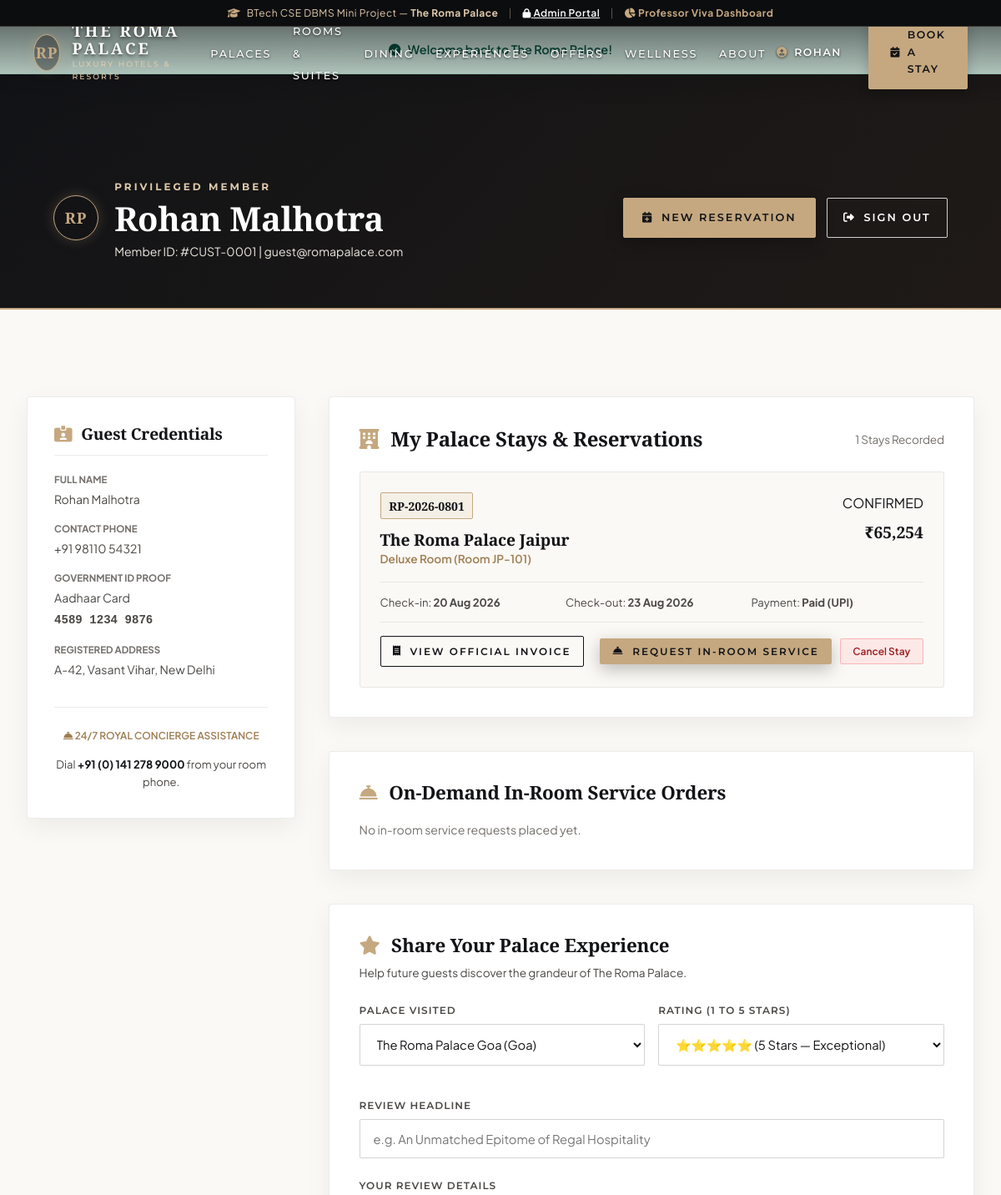
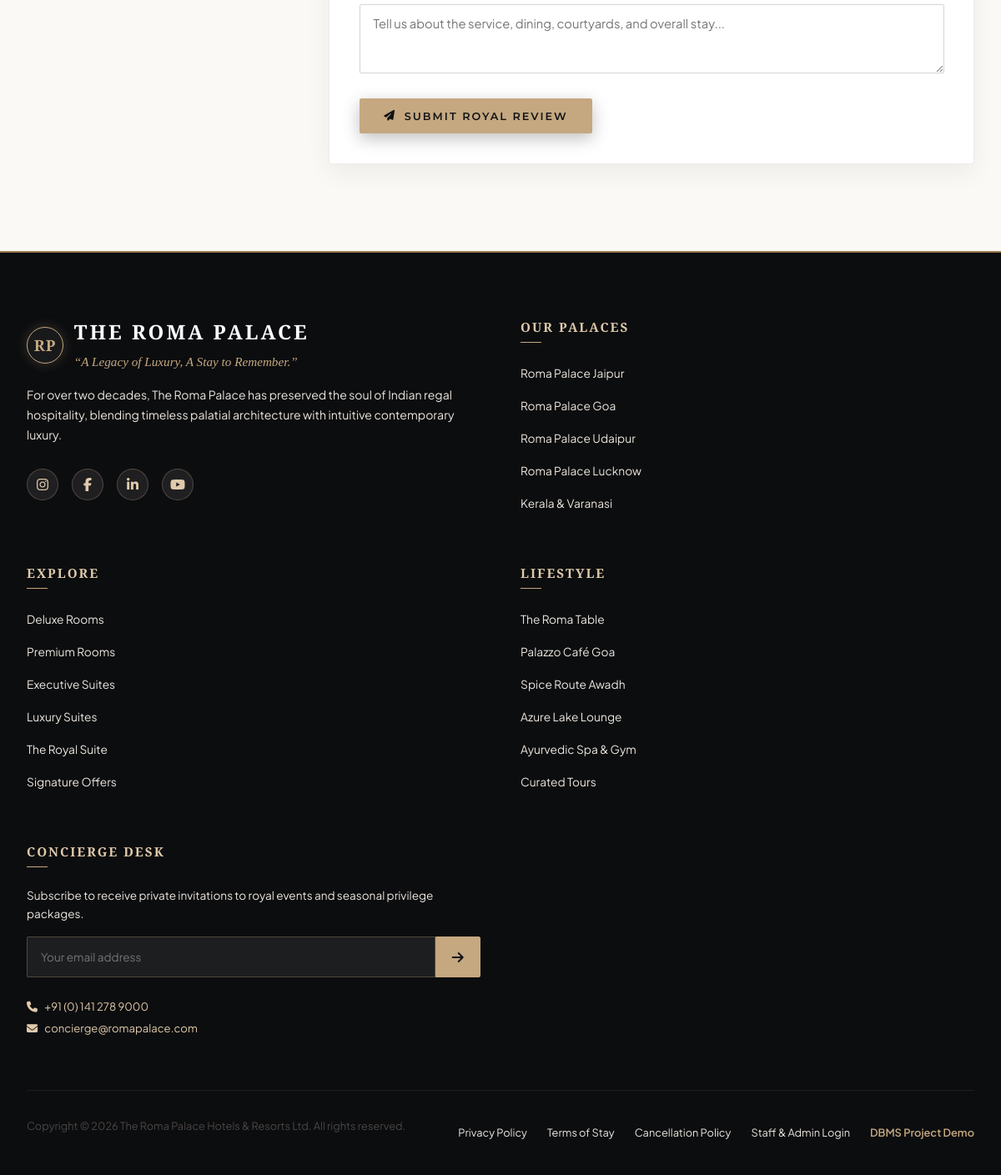
Screenshot of /customer-dashboard.php (signed in) with the database file from the repository (2 pictures, top to bottom).
### tables this page shows
CREATE TABLE `customers` (
    `customer_id` INT AUTO_INCREMENT PRIMARY KEY,
    `user_id` INT NOT NULL UNIQUE,
    `full_name` VARCHAR(120) NOT NULL,
    `phone` VARCHAR(20) NOT NULL,
    `address` TEXT NULL,
    `city` VARCHAR(80) NULL,
    `state` VARCHAR(80) NULL,
    `country` VARCHAR(80) DEFAULT 'India',
    `postal_code` VARCHAR(20) NULL,
    `id_type` ENUM('Aadhaar Card', 'Passport', 'Voter ID', 'Driving License', 'PAN Card') NOT NULL DEFAULT 'Aadhaar Card',
    `id_number` VARCHAR(50) NOT NULL,
    `reg_date` TIMESTAMP DEFAULT CURRENT_TIMESTAMP,
    FOREIGN KEY (`user_id`) REFERENCES `users`(`user_id`) ON DELETE CASCADE,
    INDEX `idx_cust_phone` (`phone`),
    INDEX `idx_cust_name` (`full_name`)
);

CREATE TABLE `users` (
    `user_id` INT AUTO_INCREMENT PRIMARY KEY,
    `email` VARCHAR(150) NOT NULL UNIQUE,
    `password_hash` VARCHAR(255) NOT NULL,
    `role` ENUM('admin', 'customer', 'staff') NOT NULL DEFAULT 'customer',
    `status` ENUM('active', 'suspended', 'inactive') NOT NULL DEFAULT 'active',
    `last_login` DATETIME NULL,
    `created_at` TIMESTAMP DEFAULT CURRENT_TIMESTAMP,
    `updated_at` TIMESTAMP DEFAULT CURRENT_TIMESTAMP ON UPDATE CURRENT_TIMESTAMP,
    INDEX `idx_users_email` (`email`),
    INDEX `idx_users_role` (`role`)
);

CREATE TABLE `bookings` (
    `booking_id` INT AUTO_INCREMENT PRIMARY KEY,
    `booking_ref` VARCHAR(30) NOT NULL UNIQUE,
    `customer_id` INT NOT NULL,
    `hotel_id` INT NOT NULL,
    `room_id` INT NOT NULL,
    `check_in_date` DATE NOT NULL,
    `check_out_date` DATE NOT NULL,
    `total_guests` INT NOT NULL DEFAULT 2,
    `num_rooms` INT NOT NULL DEFAULT 1,
    `promo_code` VARCHAR(50) NULL,
    `discount_amount` DECIMAL(10,2) DEFAULT 0.00,
    `room_charges` DECIMAL(10,2) NOT NULL,
    `service_charges` DECIMAL(10,2) DEFAULT 0.00,
    `tax_amount` DECIMAL(10,2) NOT NULL,
    `total_amount` DECIMAL(10,2) NOT NULL,
    `payment_status` ENUM('Pending', 'Paid', 'Refunded', 'Failed') NOT NULL DEFAULT 'Pending',
    `booking_status` ENUM('Confirmed', 'Checked-In', 'Completed', 'Cancelled') NOT NULL DEFAULT 'Confirmed',
    `special_requests` TEXT NULL,
    `created_at` TIMESTAMP DEFAULT CURRENT_TIMESTAMP,
    `updated_at` TIMESTAMP DEFAULT CURRENT_TIMESTAMP ON UPDATE CURRENT_TIMESTAMP,
    FOREIGN KEY (`customer_id`) REFERENCES `customers`(`customer_id`) ON DELETE CASCADE,
    FOREIGN KEY (`hotel_id`) REFERENCES `hotels`(`hotel_id`) ON DELETE CASCADE,
    FOREIGN KEY (`room_id`) REFERENCES `rooms`(`room_id`) ON DELETE CASCADE,
    INDEX `idx_book_dates` (`check_in_date`, `check_out_date`),
    INDEX `idx_book_status` (`booking_status`),
    INDEX `idx_book_ref` (`booking_ref`)
);

CREATE TABLE `hotels` (
    `hotel_id` INT AUTO_INCREMENT PRIMARY KEY,
    `name` VARCHAR(150) NOT NULL,
    `slug` VARCHAR(100) NOT NULL UNIQUE,
    `city` VARCHAR(80) NOT NULL,
    `state` VARCHAR(80) NOT NULL,
    `tagline` VARCHAR(200) NOT NULL,
    `address` TEXT NOT NULL,
    `phone` VARCHAR(30) NOT NULL,
    `email` VARCHAR(120) NOT NULL,
    `star_rating` DECIMAL(2,1) DEFAULT 5.0,
    `starting_price` DECIMAL(10,2) NOT NULL,
    `total_rooms` INT NOT NULL DEFAULT 30,
    `image_url` VARCHAR(255) NOT NULL,
    `description` TEXT NOT NULL,
    `highlights` TEXT NULL,
    `status` ENUM('active', 'maintenance', 'inactive') DEFAULT 'active',
    `created_at` TIMESTAMP DEFAULT CURRENT_TIMESTAMP,
    INDEX `idx_hotels_city` (`city`),
    INDEX `idx_hotels_slug` (`slug`)
);

CREATE TABLE `rooms` (
    `room_id` INT AUTO_INCREMENT PRIMARY KEY,
    `hotel_id` INT NOT NULL,
    `room_number` VARCHAR(20) NOT NULL,
    `room_type` ENUM('Deluxe Room', 'Premium Room', 'Executive Room', 'Luxury Suite', 'Royal Suite') NOT NULL,
    `floor` INT NOT NULL DEFAULT 1,
    `capacity` INT NOT NULL DEFAULT 2,
    `bed_type` VARCHAR(50) NOT NULL DEFAULT 'King Bed',
    `size_sqft` INT NOT NULL DEFAULT 450,
    `price_per_night` DECIMAL(10,2) NOT NULL,
    `status` ENUM('Available', 'Reserved', 'Occupied', 'Maintenance') NOT NULL DEFAULT 'Available',
    `image_url` VARCHAR(255) NOT NULL,
    `description` TEXT NOT NULL,
    `view_type` VARCHAR(80) DEFAULT 'Palace Courtyard / Lake View',
    `created_at` TIMESTAMP DEFAULT CURRENT_TIMESTAMP,
    FOREIGN KEY (`hotel_id`) REFERENCES `hotels`(`hotel_id`) ON DELETE CASCADE,
    UNIQUE KEY `unique_hotel_room` (`hotel_id`, `room_number`),
    INDEX `idx_rooms_type` (`room_type`),
    INDEX `idx_rooms_status` (`status`),
    INDEX `idx_rooms_price` (`price_per_night`)
);

CREATE TABLE `payments` (
    `payment_id` INT AUTO_INCREMENT PRIMARY KEY,
    `booking_id` INT NOT NULL,
    `customer_id` INT NOT NULL,
    `amount` DECIMAL(10,2) NOT NULL,
    `payment_method` ENUM('UPI', 'Credit Card', 'Debit Card', 'Net Banking', 'Cash at Hotel') NOT NULL,
    `transaction_id` VARCHAR(100) NOT NULL UNIQUE,
    `gateway_response` TEXT NULL,
    `payment_date` TIMESTAMP DEFAULT CURRENT_TIMESTAMP,
    `status` ENUM('Paid', 'Pending', 'Refunded', 'Failed') NOT NULL DEFAULT 'Paid',
    FOREIGN KEY (`booking_id`) REFERENCES `bookings`(`booking_id`) ON DELETE CASCADE,
    FOREIGN KEY (`customer_id`) REFERENCES `customers`(`customer_id`) ON DELETE CASCADE,
    INDEX `idx_pay_status` (`status`),
    INDEX `idx_pay_tx` (`transaction_id`)
);

### customer-dashboard.php (the view, shortened to what the rows shown need)
<?php
require_once __DIR__ . '/includes/db.php';
require_once __DIR__ . '/includes/auth.php';
$customer = current_customer();
$customerId = $customer['customer_id'];
$bookings = db_fetch_all("SELECT b.*, h.name AS hotel_name, h.city, r.room_number, r.room_type, p.payment_method, p.transaction_id, p.status AS pay_status
                          FROM bookings b
                          INNER JOIN hotels h ON b.hotel_id = h.hotel_id
                          INNER JOIN rooms r ON b.room_id = r.room_id
                          LEFT JOIN payments p ON b.booking_id = p.booking_id
                          WHERE b.customer_id = ?
                          ORDER BY b.check_in_date DESC", [$customerId]);
require_once __DIR__ . '/includes/header.php';
?>
<section style="background: linear-gradient(135deg, #121316 0%, #1F1A17 100%); color: #FFFFFF; padding: 7.5rem 2rem 3.5rem 2rem; border-bottom: 2px solid var(--color-gold);">
  <div class="container">
    <div style="display: flex; justify-content: space-between; align-items: center; flex-wrap: wrap; gap: 1.5rem;">
      <div style="display: flex; align-items: center; gap: 1.2rem;">
        <div>
          <span class="section-tag" style="color: var(--color-gold-light); margin-bottom: 0.2rem;">PRIVILEGED MEMBER</span>
          <h1 style="color: #FFFFFF; font-size: clamp(1.8rem, 3.5vw, 2.5rem); margin: 0;"><?php echo htmlspecialchars($customer['full_name']); ?></h1>
          <p style="color: var(--text-light-secondary); font-size: 0.88rem; margin-top: 0.2rem;">
            Member ID: #CUST-<?php echo str_pad($customerId, 4, '0', STR_PAD_LEFT); ?> | <?php echo htmlspecialchars($customer['email']); ?>
          </p>
        </div>
      </div>
    </div>
  </div>
</section>
<section class="section-spacing bg-ivory">
  <div class="container">
    <div style="display: grid; grid-template-columns: 1fr 2.4fr; gap: 2.5rem; align-items: start;">
      <div style="background: var(--color-white); border-radius: 4px; border: 1px solid var(--border-light); padding: 2rem; box-shadow: var(--shadow-soft);">
        <div style="font-size: 0.88rem; line-height: 1.8; color: var(--text-dark-secondary);">
          <div style="margin-bottom: 0.8rem;">
            <strong style="display: block; font-size: 0.72rem; color: var(--text-muted); text-transform: uppercase;">Full Name</strong>
            <?php echo htmlspecialchars($customer['full_name']); ?>
          </div>
          <div style="margin-bottom: 0.8rem;">
            <strong style="display: block; font-size: 0.72rem; color: var(--text-muted); text-transform: uppercase;">Contact Phone</strong>
            <?php echo htmlspecialchars($customer['phone']); ?>
          </div>
          <div style="margin-bottom: 0.8rem;">
            <strong style="display: block; font-size: 0.72rem; color: var(--text-muted); text-transform: uppercase;">Government ID Proof</strong>
            <span class="badge badge-success"><?php echo htmlspecialchars($customer['id_type']); ?></span>
            <div style="font-family: monospace; font-weight: 600; margin-top: 2px;"><?php echo htmlspecialchars($customer['id_number']); ?></div>
          </div>
          <div style="margin-bottom: 0.8rem;">
            <strong style="display: block; font-size: 0.72rem; color: var(--text-muted); text-transform: uppercase;">Registered Address</strong>
            <?php echo htmlspecialchars($customer['address'] ? $customer['address'] . ', ' . $customer['city'] : 'India'); ?>
          </div>
        </div>
      </div>
      <div>
        <div style="background: var(--color-white); border-radius: 4px; border: 1px solid var(--border-light); padding: 2.2rem; box-shadow: var(--shadow-soft); margin-bottom: 2.5rem;">
          <h2 style="font-size: 1.5rem; margin-bottom: 1.5rem; color: var(--color-charcoal); display: flex; align-items: center; justify-content: space-between;">
            <span><i class="fa-solid fa-hotel text-gold" style="margin-right: 8px;"></i> My Palace Stays & Reservations</span>
            <span style="font-size: 0.85rem; color: var(--text-muted); font-family: var(--font-sans); font-weight: 400;"><?php echo count($bookings); ?> Stays Recorded</span>
          </h2>
          <?php if (empty($bookings)): ?>
            <div style="text-align: center; padding: 2.5rem; background: var(--color-ivory); border-radius: 2px;">
              <p style="margin-bottom: 1rem;">You have not made any palace reservations yet.</p>
              <a href="booking.php" class="btn-primary">Book Your First Stay</a>
            </div>
          <?php else: ?>
            <div style="display: flex; flex-direction: column; gap: 1.5rem;">
              <?php foreach ($bookings as $b): ?>
                <div style="border: 1px solid var(--border-light); border-radius: 3px; padding: 1.5rem; background: var(--color-ivory); display: flex; flex-direction: column; gap: 1rem;">
                  <div style="display: flex; justify-content: space-between; align-items: flex-start; flex-wrap: wrap; gap: 0.8rem;">
                    <div>
                      <span class="booking-ref-badge" style="font-size: 0.88rem; padding: 0.2rem 0.6rem;"><?php echo htmlspecialchars($b['booking_ref']); ?></span>
                      <h4 style="font-size: 1.2rem; color: var(--color-charcoal); margin-top: 0.4rem;">
                        <?php echo htmlspecialchars($b['hotel_name']); ?>
                      </h4>
                      <div style="font-size: 0.85rem; color: var(--color-gold-dark); font-weight: 600;">
                        <?php echo htmlspecialchars($b['room_type']); ?> (Room <?php echo htmlspecialchars($b['room_number']); ?>)
                      </div>
                    </div>
                    <div style="text-align: right;">
                      <span class="badge badge-<?php
                        if ($b['booking_status'] === 'Confirmed') echo 'success';
                        elseif ($b['booking_status'] === 'Checked-In') echo 'info';
                        elseif ($b['booking_status'] === 'Completed') echo 'secondary';
                        else echo 'danger';
                      ?>"><?php echo strtoupper($b['booking_status']); ?></span>
                      <div style="font-family: var(--font-serif-brand); font-size: 1.2rem; font-weight: 700; color: var(--color-charcoal); margin-top: 0.3rem;">
                        <?php echo format_inr($b['total_amount']); ?>
                      </div>
                    </div>
                  </div>
                  <div style="display: grid; grid-template-columns: repeat(3, 1fr); gap: 1rem; font-size: 0.82rem; color: var(--text-dark-secondary); padding: 0.8rem 0; border-top: 1px solid var(--border-light); border-bottom: 1px solid var(--border-light);">
                    <div>Check-in: <strong><?php echo format_stay_date($b['check_in_date']); ?></strong></div>
                    <div>Check-out: <strong><?php echo format_stay_date($b['check_out_date']); ?></strong></div>
                    <div>Payment: <strong><?php echo htmlspecialchars($b['payment_status']); ?> (<?php echo htmlspecialchars($b['payment_method'] ?? 'UPI'); ?>)</strong></div>
                  </div>
                  <div style="display: flex; justify-content: space-between; align-items: center; flex-wrap: wrap; gap: 0.8rem;">
                    <a href="confirmation.php?ref=<?php echo urlencode($b['booking_ref']); ?>" class="btn-outline-dark" style="padding: 0.45rem 0.9rem; font-size: 0.75rem;">
                      <i class="fa-solid fa-receipt"></i> View Official Invoice
                    </a>
                    <div style="display: flex; gap: 0.6rem;">
                      <?php if (in_array($b['booking_status'], ['Confirmed', 'Checked-In'])): ?>
                        <button type="button" class="btn-primary" style="padding: 0.45rem 0.9rem; font-size: 0.75rem;" onclick="openServiceModal(<?php echo $b['booking_id']; ?>, '<?php echo htmlspecialchars($b['booking_ref']); ?>')">
                          <i class="fa-solid fa-bell-concierge"></i> Request In-Room Service
                        </button>
                      <?php endif; ?>
                      <?php if ($b['booking_status'] === 'Confirmed'): ?>
                        <form method="POST" action="customer-dashboard.php" onsubmit="return confirm('Are you sure you want to cancel booking <?php echo $b['booking_ref']; ?>?');" style="display: inline;">
                          <button type="submit" style="background: #FDE8E8; color: #9B1C1C; border: 1px solid #F8B4B4; padding: 0.45rem 0.9rem; border-radius: 2px; font-size: 0.75rem; font-weight: 600; cursor: pointer;">
                            Cancel Stay
                          </button>
                        </form>
                      <?php endif; ?>
                    </div>
                  </div>
                </div>
              <?php endforeach; ?>
            </div>
          <?php endif; ?>
        </div>
        <div style="background: var(--color-white); border-radius: 4px; border: 1px solid var(--border-light); padding: 2.2rem; box-shadow: var(--shadow-soft); margin-bottom: 2.5rem;" id="services">
          <h2 style="font-size: 1.4rem; margin-bottom: 1.2rem; color: var(--color-charcoal);">
            <i class="fa-solid fa-bell-concierge text-gold" style="margin-right: 8px;"></i> On-Demand In-Room Service Orders
          </h2>
        </div>
        <div style="background: var(--color-white); border-radius: 4px; border: 1px solid var(--border-light); padding: 2.2rem; box-shadow: var(--shadow-soft);" id="reviews">
          <h2 style="font-size: 1.4rem; margin-bottom: 0.5rem; color: var(--color-charcoal);">
            <i class="fa-solid fa-star text-gold" style="margin-right: 8px;"></i> Share Your Palace Experience
          </h2>
        </div>
      </div>
    </div>
  </div>
</section>
<?php require_once __DIR__ . '/includes/footer.php'; ?>

### includes/header.php (shortened to what the rows shown need)
<?php
require_once __DIR__ . '/db.php';
require_once __DIR__ . '/auth.php';
$currentPage = basename($_SERVER['PHP_SELF']);
$currentUser = current_user();
?>
<!DOCTYPE html>
<html lang="en">
<head>
  <link rel="stylesheet" href="https://cdnjs.cloudflare.com/ajax/libs/font-awesome/6.5.1/css/all.min.css">
  <link rel="stylesheet" href="assets/css/style.css">
</head>
<body>
  <header class="site-header <?php echo ($currentPage !== 'index.php') ? 'scrolled' : ''; ?>">
    <div class="nav-container">
      <div class="nav-actions">
        <?php if ($currentUser): ?>
          <?php if ($currentUser['role'] === 'admin'): ?>
            <a href="admin/dashboard.php" class="btn-nav-login" title="Admin Control Center">
              <i class="fa-solid fa-gauge-high text-gold"></i>
              <span>Admin Panel</span>
            </a>
          <?php else: ?>
            <a href="customer-dashboard.php" class="btn-nav-login" title="My Roma Palace Account">
              <i class="fa-solid fa-user-circle text-gold"></i>
              <span><?php echo htmlspecialchars(explode(' ', $currentUser['name'])[0]); ?></span>
            </a>
          <?php endif; ?>
        <?php endif; ?>
      </div>
    </div>
  </header>

### rows the page displays
customers: full_name "ROHAN", full_name "Rohan Malhotra", customer_id "0001", user.email "guest@romapalace.com", phone "+91 98110 54321", id_type "Aadhaar Card", id_number "4589 1234 9876", address+city "A-42, Vasant Vihar, New Delhi"
bookings: booking_ref "RP-2026-0801", hotel.name "The Roma Palace Jaipur", room.room_type "Deluxe Room", room.room_number "JP-101", booking_status "CONFIRMED", total_amount "₹65,254", check_in_date "20 Aug 2026", check_out_date "23 Aug 2026", payment_status "Paid", payments.payment_method "UPI"

### other values shown
$_SESSION['flash_success'] "Welcome back to The Roma Palace!"
count($bookings) "1"
form field hotel_id "The Roma Palace Goa (Goa)"
